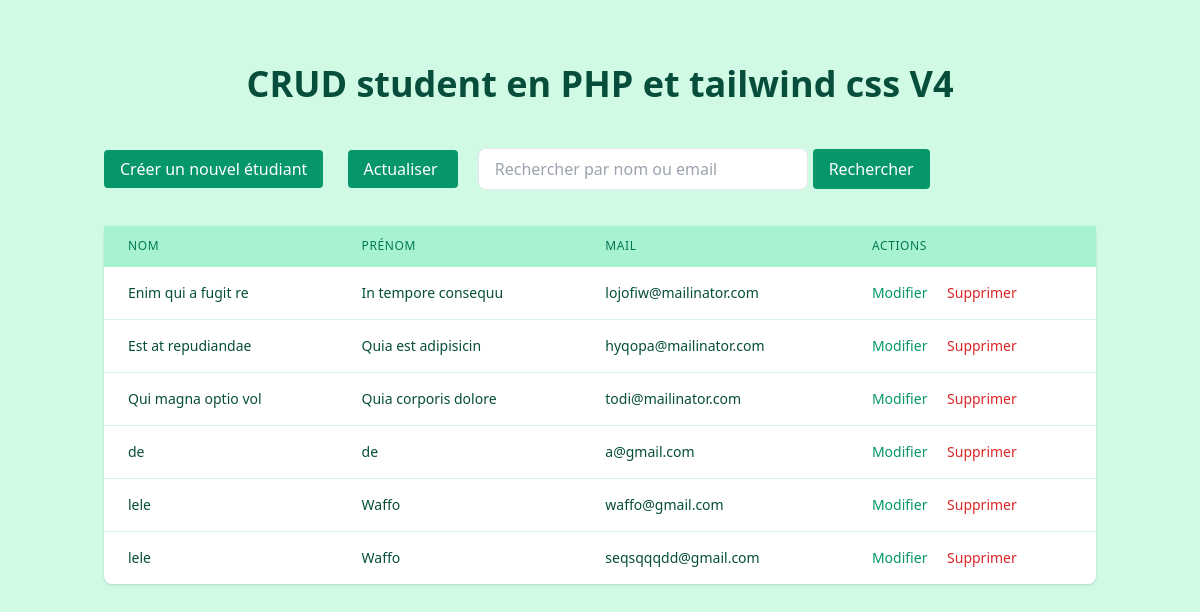
The page / on the database its author committed.
### tables this page shows
CREATE TABLE `etudiants` (
  `id` int(11) NOT NULL,
  `nom` varchar(40) NOT NULL,
  `prenom` varchar(40) NOT NULL,
  `mail` varchar(40) NOT NULL
);

### index.php (the view, shortened to what this page needs)
<?php
require_once('database.php');
$search = isset($_GET['search']) ? $_GET['search'] : '';
$sql = 'SELECT * FROM etudiants';
$sql .= ' ORDER BY id DESC';
$req_select = $pdo->prepare($sql);
$req_select->execute();
$donnees = $req_select->fetchAll();
?>
<!DOCTYPE html>
<html lang="fr">
<head>
  <link href="https://cdn.jsdelivr.net/npm/tailwindcss@2.2.19/dist/tailwind.min.css" rel="stylesheet">
</head>
<body class="bg-green-100 p-12">
  <div class="container mx-auto p-4">
    <h1 class="text-4xl font-bold text-green-900 text-center mb-6">CRUD student en PHP et tailwind css V4</h1>
    <form method="GET" action="" class="mb-4">
      <a class=" my-5 px-4 py-2 mr-5 bg-green-600 text-white rounded hover:bg-green-700" href="create.php">Créer un
        nouvel étudiant</a>
      <a class=" my-5 px-4 py-2 mr-5 bg-green-600 text-white rounded hover:bg-green-700"
        href="http://localhost/php-2025/cours-php/cours-prof-php-2025/partie-02-php2025/crud-student-php-prof-2025/">Actualiser
      </a>
      <input type="text" name="search" placeholder="Rechercher par nom ou email"
        value="<?= htmlspecialchars($search) ?>" class="my-5 px-4 py-2 border rounded-lg w-full md:w-1/3">
      <button type="submit" class="px-4 py-2 bg-green-600 text-white rounded hover:bg-green-700">Rechercher</button>
    </form>
    <table class="min-w-full divide-y divide-green-200 bg-white shadow rounded-lg">
      <thead class="bg-green-200">
        <tr>
          <th class="px-6 py-3 text-left text-xs font-medium text-green-700 uppercase tracking-wider">Nom</th>
          <th class="px-6 py-3 text-left text-xs font-medium text-green-700 uppercase tracking-wider">Prénom</th>
          <th class="px-6 py-3 text-left text-xs font-medium text-green-700 uppercase tracking-wider">Mail</th>
          <th class="px-6 py-3 text-left text-xs font-medium text-green-700 uppercase tracking-wider">Actions</th>
        </tr>
      </thead>
      <tbody class="divide-y divide-green-100">
        <?php foreach ($donnees as $donnee) : ?>
        <tr class="hover:bg-green-50">
          <td class="px-6 py-4 whitespace-nowrap text-sm text-green-900"><?= htmlspecialchars($donnee["nom"]); ?></td>
          <td class="px-6 py-4 whitespace-nowrap text-sm text-green-900"><?= htmlspecialchars($donnee["prenom"]); ?>
          </td>
          <td class="px-6 py-4 whitespace-nowrap text-sm text-green-900"><?= htmlspecialchars($donnee["mail"]); ?>
          </td>
          <td class="px-6 py-4 whitespace-nowrap text-sm">
            <a class="text-green-600 hover:text-green-900 font-medium mr-4"
              href="update.php?id=<?= $donnee['id']; ?>">Modifier</a>
            <a class="text-red-600 hover:text-red-900 font-medium" href="delete.php?id=<?= $donnee['id']; ?>"
              onclick="return confirm('Êtes-vous sûr de vouloir supprimer cet étudiant ?');">Supprimer</a>
          </td>
        </tr>
        <?php endforeach; ?>
      </tbody>
    </table>
  </div>
</body>
</html>

### rows shown on the page
etudiants: nom "Enim qui a fugit re", prenom "In tempore consequu", mail "lojofiw@mailinator.com"
etudiants: nom "Est at repudiandae", prenom "Quia est adipisicin", mail "hyqopa@mailinator.com"
etudiants: nom "Qui magna optio vol", prenom "Quia corporis dolore", mail "todi@mailinator.com"
etudiants: nom "de", prenom "de", mail "a@gmail.com"
etudiants: nom "lele", prenom "Waffo", mail "waffo@gmail.com"
etudiants: nom "lele", prenom "Waffo", mail "seqsqqqdd@gmail.com"
